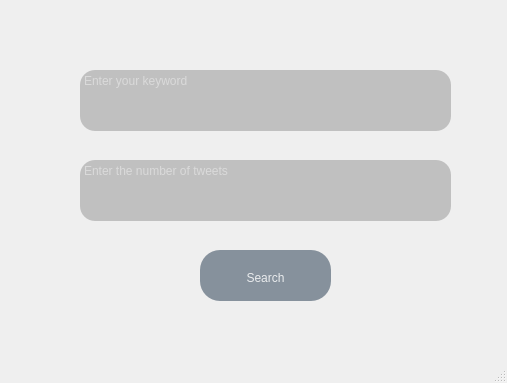
<?xml version="1.0" encoding="UTF-8"?>
<ui version="4.0">
 <class>MainWindow</class>
 <widget class="QMainWindow" name="MainWindow">
  <property name="geometry">
   <rect>
    <x>0</x>
    <y>0</y>
    <width>507</width>
    <height>383</height>
   </rect>
  </property>
  <property name="windowTitle">
   <string>MainWindow</string>
  </property>
  <widget class="QWidget" name="centralwidget">
   <widget class="QTextEdit" name="textEdit">
    <property name="geometry">
     <rect>
      <x>80</x>
      <y>70</y>
      <width>371</width>
      <height>61</height>
     </rect>
    </property>
    <property name="styleSheet">
     <string notr="true">background-color:rgba(0,0,0,50);
font: 14pt &quot;Bauhaus 93&quot;;
border-radius:15px;
border-bottom:4px bold rgba(66,66,66,255);
color:rgba(255,255,255,210);
padding-bottom:7px;
text-size:20px;
</string>
    </property>
    <property name="placeholderText">
     <string>Enter your keyword</string>
    </property>
   </widget>
   <widget class="QTextEdit" name="textEdit_2">
    <property name="geometry">
     <rect>
      <x>80</x>
      <y>160</y>
      <width>371</width>
      <height>61</height>
     </rect>
    </property>
    <property name="styleSheet">
     <string notr="true">background-color:rgba(0,0,0,50);
font: 14pt &quot;Bauhaus 93&quot;;
border-radius:15px;
border-bottom:4px bold rgba(66,66,66,255);
color:rgba(255,255,255,210);
padding-bottom:7px;
text-size:20px;
</string>
    </property>
    <property name="placeholderText">
     <string>Enter the number of tweets</string>
    </property>
   </widget>
   <widget class="QPushButton" name="pushButton">
    <property name="geometry">
     <rect>
      <x>200</x>
      <y>250</y>
      <width>131</width>
      <height>51</height>
     </rect>
    </property>
    <property name="styleSheet">
     <string notr="true">color: rgb(255, 255, 255);
font: 13pt &quot;Bauhaus 93&quot;;
border-color: rgb(0, 222, 163);
border-color: rgb(170, 170, 255);
background-color: rgb(52, 3, 108);
border-radius:20px;
QPushButton:#pushButton(
     background-color: qradialgradient(spread:repeat, cx:0.5, cy:0.5, radius:0.5, fx:0.5,        fy:0.5, stop:0 rgba(0, 179, 137, 255), stop:1 rgba(255, 255, 255, 255));
     color: rgba(255, 255, 255,210);
);
QPushButton:#pushButton:hover(
     background-color: qradialgradient(spread:repeat, cx:0.5, cy:0.5, radius:0.5, fx:0.5,        fy:0.5, stop:0 rgba(20, 199, 157, 255), stop:1 rgba(255, 255, 255, 255));
);
QPushButton:#pushButton:pressed(
   padding-left:5px;
   padding-top:5px;
   background-color: rgba(105, 118, 132, 200);
);</string>
    </property>
    <property name="text">
     <string>Search</string>
    </property>
   </widget>
   <widget class="QWidget" name="widget" native="true">
    <property name="geometry">
     <rect>
      <x>-30</x>
      <y>-30</y>
      <width>561</width>
      <height>391</height>
     </rect>
    </property>
    <property name="styleSheet">
     <string notr="true">image: url(:/image/twitter-g6a6077cac_1920.jpg);</string>
    </property>
   </widget>
   <zorder>widget</zorder>
   <zorder>textEdit</zorder>
   <zorder>textEdit_2</zorder>
   <zorder>pushButton</zorder>
  </widget>
  <widget class="QMenuBar" name="menubar">
   <property name="geometry">
    <rect>
     <x>0</x>
     <y>0</y>
     <width>507</width>
     <height>21</height>
    </rect>
   </property>
  </widget>
  <widget class="QStatusBar" name="statusbar"/>
 </widget>
 <resources>
  <include location="img.qrc"/>
 </resources>
 <connections/>
</ui>
